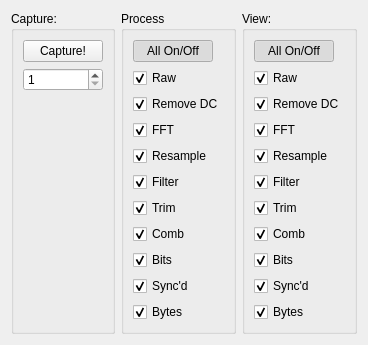
         <widget class="QWidget" name="Sampler_tab">
          <attribute name="title">
           <string>Sampler</string>
          </attribute>
          <layout class="QHBoxLayout" name="horizontalLayout_5">
           <item>
            <widget class="QGroupBox" name="groupBox_2">
             <property name="title">
              <string>Capture:</string>
             </property>
             <layout class="QVBoxLayout" name="verticalLayout_11">
              <item>
               <widget class="QPushButton" name="pushButton_4">
                <property name="text">
                 <string>Capture!</string>
                </property>
               </widget>
              </item>
              <item>
               <widget class="QSpinBox" name="nWaveforms">
                <property name="minimum">
                 <number>1</number>
                </property>
                <property name="maximum">
                 <number>9</number>
                </property>
               </widget>
              </item>
              <item>
               <spacer name="verticalSpacer_2">
                <property name="orientation">
                 <enum>Qt::Vertical</enum>
                </property>
                <property name="sizeHint" stdset="0">
                 <size>
                  <width>20</width>
                  <height>40</height>
                 </size>
                </property>
               </spacer>
              </item>
             </layout>
            </widget>
           </item>
           <item>
            <widget class="QGroupBox" name="groupBox_3">
             <property name="title">
              <string>Process</string>
             </property>
             <layout class="QFormLayout" name="formLayout">
              <property name="labelAlignment">
               <set>Qt::AlignLeading|Qt::AlignLeft|Qt::AlignVCenter</set>
              </property>
              <property name="formAlignment">
               <set>Qt::AlignLeading|Qt::AlignLeft|Qt::AlignTop</set>
              </property>
              <item row="1" column="0">
               <widget class="QCheckBox" name="Raw_Process">
                <property name="text">
                 <string>Raw</string>
                </property>
                <property name="checked">
                 <bool>true</bool>
                </property>
               </widget>
              </item>
              <item row="2" column="0">
               <widget class="QCheckBox" name="RemoveDC_Process">
                <property name="text">
                 <string>Remove DC</string>
                </property>
                <property name="checked">
                 <bool>true</bool>
                </property>
               </widget>
              </item>
              <item row="3" column="0">
               <widget class="QCheckBox" name="Fft_Process">
                <property name="text">
                 <string>FFT</string>
                </property>
                <property name="checked">
                 <bool>true</bool>
                </property>
               </widget>
              </item>
              <item row="4" column="0">
               <widget class="QCheckBox" name="Resample_Process">
                <property name="text">
                 <string>Resample</string>
                </property>
                <property name="checked">
                 <bool>true</bool>
                </property>
               </widget>
              </item>
              <item row="5" column="0">
               <widget class="QCheckBox" name="Filter_Process">
                <property name="text">
                 <string>Filter</string>
                </property>
                <property name="checked">
                 <bool>true</bool>
                </property>
               </widget>
              </item>
              <item row="6" column="0">
               <widget class="QCheckBox" name="Trim_Process">
                <property name="text">
                 <string>Trim</string>
                </property>
                <property name="checked">
                 <bool>true</bool>
                </property>
               </widget>
              </item>
              <item row="7" column="0">
               <widget class="QCheckBox" name="Comb_Process">
                <property name="text">
                 <string>Comb</string>
                </property>
                <property name="checked">
                 <bool>true</bool>
                </property>
               </widget>
              </item>
              <item row="8" column="0">
               <widget class="QCheckBox" name="Bits_Process">
                <property name="text">
                 <string>Bits</string>
                </property>
                <property name="checked">
                 <bool>true</bool>
                </property>
               </widget>
              </item>
              <item row="9" column="0">
               <widget class="QCheckBox" name="Syncd_Process">
                <property name="text">
                 <string>Sync'd</string>
                </property>
                <property name="checked">
                 <bool>true</bool>
                </property>
               </widget>
              </item>
              <item row="10" column="0">
               <widget class="QCheckBox" name="Bytes_Process">
                <property name="text">
                 <string>Bytes</string>
                </property>
                <property name="checked">
                 <bool>true</bool>
                </property>
               </widget>
              </item>
              <item row="0" column="0">
               <widget class="QPushButton" name="pushButton_5">
                <property name="text">
                 <string>All On/Off</string>
                </property>
                <property name="checkable">
                 <bool>true</bool>
                </property>
                <property name="checked">
                 <bool>true</bool>
                </property>
               </widget>
              </item>
             </layout>
            </widget>
           </item>
           <item>
            <widget class="QGroupBox" name="groupBox">
             <property name="title">
              <string>View:</string>
             </property>
             <layout class="QFormLayout" name="formLayout_2">
              <property name="labelAlignment">
               <set>Qt::AlignLeading|Qt::AlignLeft|Qt::AlignVCenter</set>
              </property>
              <property name="formAlignment">
               <set>Qt::AlignLeading|Qt::AlignLeft|Qt::AlignTop</set>
              </property>
              <item row="1" column="0">
               <widget class="QCheckBox" name="Raw_View">
                <property name="text">
                 <string>Raw</string>
                </property>
                <property name="checked">
                 <bool>true</bool>
                </property>
               </widget>
              </item>
              <item row="2" column="0">
               <widget class="QCheckBox" name="RemoveDC_View">
                <property name="text">
                 <string>Remove DC</string>
                </property>
                <property name="checked">
                 <bool>true</bool>
                </property>
               </widget>
              </item>
              <item row="3" column="0">
               <widget class="QCheckBox" name="Fft_View">
                <property name="text">
                 <string>FFT</string>
                </property>
                <property name="checked">
                 <bool>true</bool>
                </property>
               </widget>
              </item>
              <item row="4" column="0">
               <widget class="QCheckBox" name="Resample_View">
                <property name="text">
                 <string>Resample</string>
                </property>
                <property name="checked">
                 <bool>true</bool>
                </property>
               </widget>
              </item>
              <item row="5" column="0">
               <widget class="QCheckBox" name="Filter_View">
                <property name="text">
                 <string>Filter</string>
                </property>
                <property name="checked">
                 <bool>true</bool>
                </property>
               </widget>
              </item>
              <item row="6" column="0">
               <widget class="QCheckBox" name="Trim_View">
                <property name="text">
                 <string>Trim</string>
                </property>
                <property name="checked">
                 <bool>true</bool>
                </property>
               </widget>
              </item>
              <item row="7" column="0">
               <widget class="QCheckBox" name="Comb_View">
                <property name="text">
                 <string>Comb</string>
                </property>
                <property name="checked">
                 <bool>true</bool>
                </property>
               </widget>
              </item>
              <item row="8" column="0">
               <widget class="QCheckBox" name="Bits_View">
                <property name="text">
                 <string>Bits</string>
                </property>
                <property name="checked">
                 <bool>true</bool>
                </property>
               </widget>
              </item>
              <item row="9" column="0">
               <widget class="QCheckBox" name="Syncd_View">
                <property name="text">
                 <string>Sync'd</string>
                </property>
                <property name="checked">
                 <bool>true</bool>
                </property>
               </widget>
              </item>
              <item row="10" column="0">
               <widget class="QCheckBox" name="Bytes_View">
                <property name="text">
                 <string>Bytes</string>
                </property>
                <property name="checked">
                 <bool>true</bool>
                </property>
               </widget>
              </item>
              <item row="0" column="0">
               <widget class="QPushButton" name="pushButton_3">
                <property name="text">
                 <string>All On/Off</string>
                </property>
                <property name="checkable">
                 <bool>true</bool>
                </property>
                <property name="checked">
                 <bool>true</bool>
                </property>
               </widget>
              </item>
             </layout>
            </widget>
           </item>
          </layout>
         </widget>
